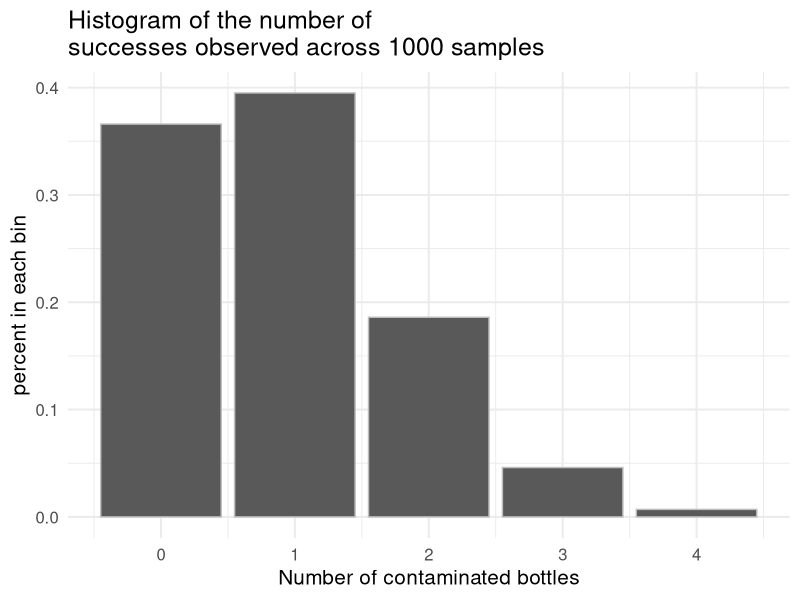
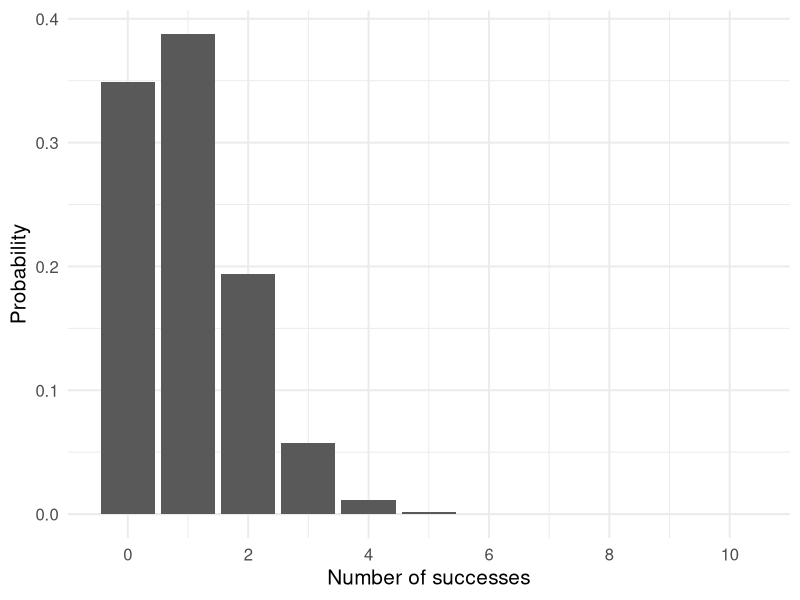
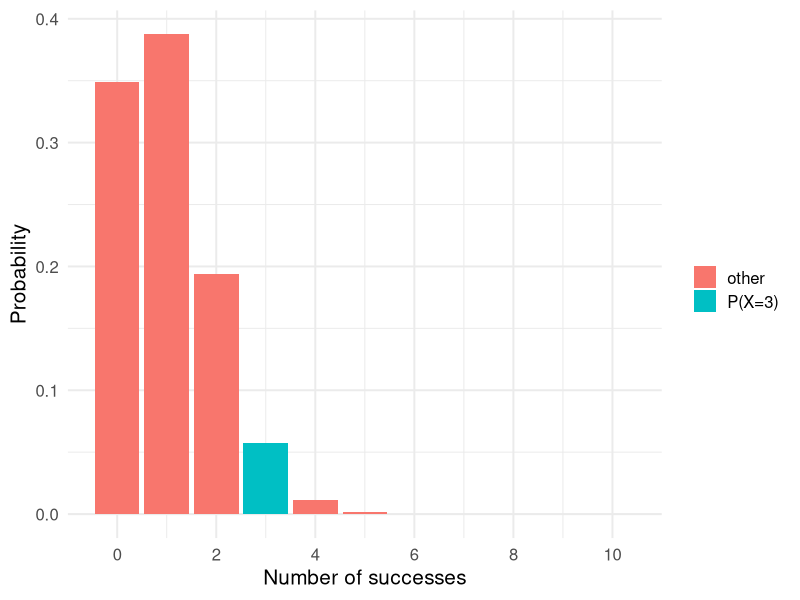
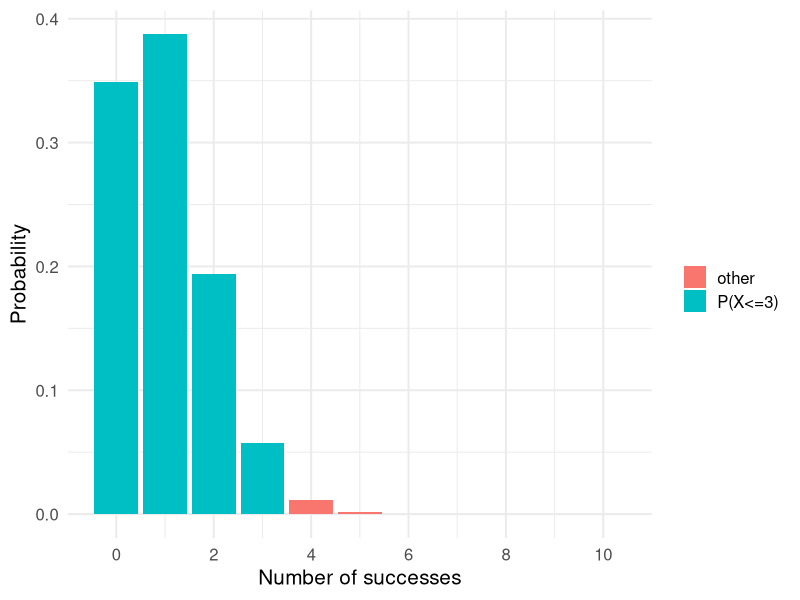
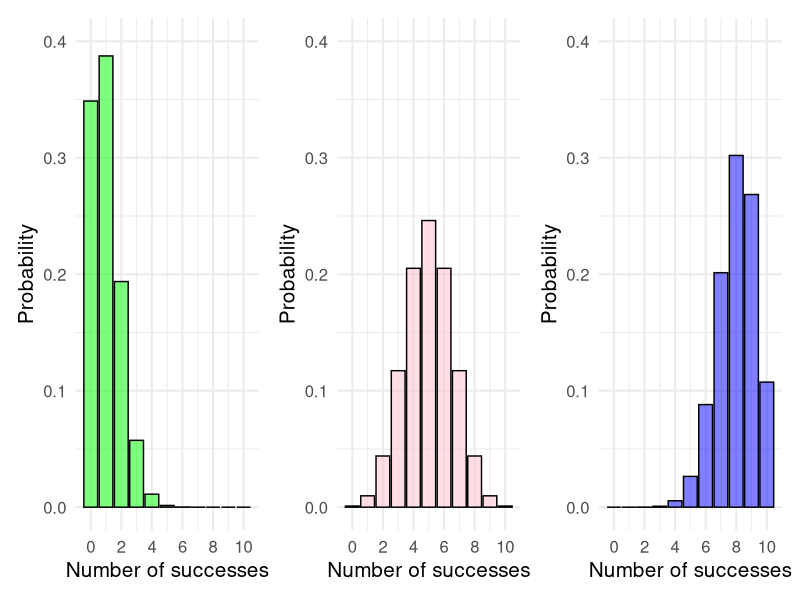
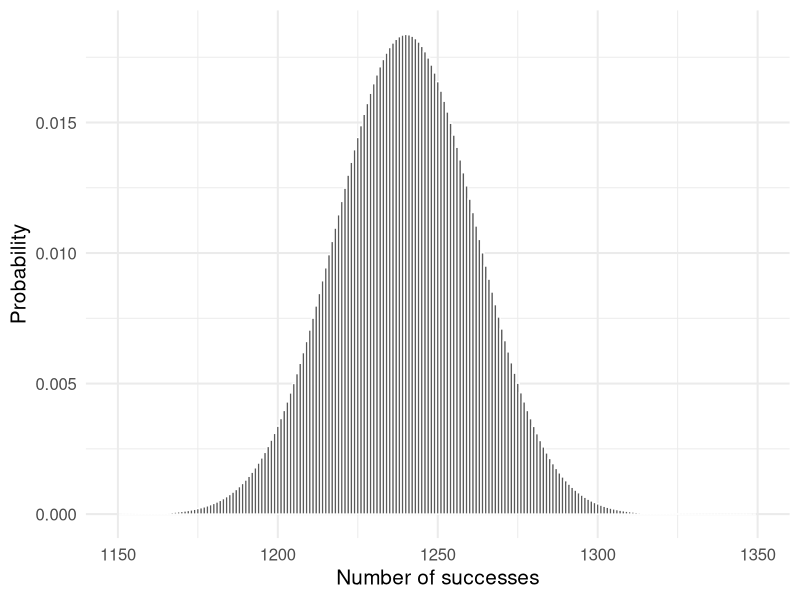

Write the R code that produced these figures, in order.
## ---- chunk 1
library(knitr) # for include_graphics() 
library(dplyr)
library(tidyverse)

#don't need to worry about knowing these libraries
library(jpeg)
library(grid)
## ---- chunk 2
dbinom(1,size=2,prob=0.29)
## ---- chunk 3
container.id <- 1:10000
benzene <- c(rep(0, 9000), rep(1, 1000))
pop_data <- data.frame(container.id, benzene)
## ---- chunk 4
# Calculate the population number of bottles contaminated by benzene and the 
# population mean proportion
pop_stats <- pop_data %>% summarize(pop_num_successes = sum(benzene),
                                    pop_mean = mean(benzene))

pop_stats
## ---- chunk 5
# first sample
set.seed(1)
sample_data <- pop_data %>% sample_n(10)
sample_data %>% summarize(sample_num_successes = sum(benzene),
                          sample_mean = mean(benzene))
## ---- chunk 6
# students, you don't need to understand the new parts of this code (i.e., how
# to write a function, or use `replicate`, `lapply`, or `bind_rows`)

calc_sample_stats <- function(df) {
  df %>% 
    summarize(sample_proportion = mean(benzene),
              sample_num_successes = sum(benzene))
}

many.sample.stats <- replicate(1000, sample_n(pop_data, 10), simplify = F) %>%
  lapply(., calc_sample_stats) %>%
  bind_rows() %>%
  mutate(sample.id = 1:n())
## ---- chunk 7
head(many.sample.stats)
## ---- chunk 8
aggregated.stats <- many.sample.stats %>% 
  group_by(sample_num_successes) %>% 
  summarize(percent = n()/1000)
## ---- chunk 9
aggregated.stats
## ---- chunk 10
# note: We want a histogram, but R is interpreting these data as a bar chart
# this is, we don't want space between the bars because the x variable is quantitative. 

ggplot(aggregated.stats, aes(x = as.numeric(sample_num_successes), y = percent)) + 
  geom_histogram(col = "grey", stat = "identity") +
  theme_minimal(base_size = 15) + 
  labs(title = "Histogram of the number of \nsuccesses observed across 1000 samples",
       x = "Number of contaminated bottles", y = "percent in each bin") +
  scale_x_continuous(labels = 0:5, breaks = 0:5)
## ---- chunk 11
dbinom(x = 1, size = 10, prob = 0.1)
## ---- chunk 12
choose(10, 2)
## ---- chunk 13
choices<- cbind(choose(10, 0),
choose(10, 1),
choose(10, 2),
choose(10, 3),
choose(10, 4),
choose(10, 5),
choose(10, 6),
choose(10, 7),
choose(10, 8),
choose(10, 9),
choose(10, 10))
choices
## ---- chunk 14
dbinom(x = 3, size = 10, prob = 0.1)
## ---- chunk 15
dbinom(x = 3, size = 10, prob = 0.1)
pbinom(q = 3, size = 10, prob = 0.1)
## ---- chunk 16
#students, don't worry about this code
point.probs <- rep(NA, 11)

for(i in 1:11) {
  point.probs[i] <- dbinom(x = i-1, size = 10, prob = 0.1)
}

ggplot(data.frame(point.probs), aes(x = 0:10, y = point.probs)) +
  geom_histogram(stat = "identity", binwidth = 1) +
  labs(y = "Probability",
       x = "Number of successes") +
  theme_minimal(base_size = 15) +
  scale_x_continuous(breaks = c(0, 2, 4, 6, 8, 10))

## ---- chunk 17
ggplot(data.frame(point.probs), aes(x = 0:10, y = point.probs)) +
  geom_histogram(stat = "identity", binwidth = 1, aes(fill = as.factor(round(point.probs, 2) == 0.06 ))) +
  labs(y = "Probability",
       x = "Number of successes") +
  theme_minimal(base_size = 15) +
  scale_x_continuous(breaks = c(0, 2, 4, 6, 8, 10)) + 
  scale_fill_discrete(labels = c("other", "P(X=3)"), breaks = c(FALSE, TRUE), name = "")
## ---- chunk 18
dbinom(x = 3, size = 10, prob = 0.1)
## ---- chunk 19
ggplot(data.frame(point.probs), aes(x = 0:10, y = point.probs)) +
  geom_histogram(stat = "identity", binwidth = 1, aes(fill = as.factor(round(point.probs, 2) >= 0.06 ))) +
  labs(y = "Probability",
       x = "Number of successes") +
  theme_minimal(base_size = 15) +
  scale_x_continuous(breaks = c(0, 2, 4, 6, 8, 10)) + 
  scale_fill_discrete(labels = c("other", "P(X<=3)"), breaks = c(FALSE, TRUE), name = "")
## ---- chunk 20
pbinom(q = 3, size = 10, prob = 0.1)
## ---- chunk 21
#students, don't worry about this code
point.probs <- rep(NA, 11)
point.probs2 <- rep(NA, 11)
point.probs3 <- rep(NA, 11)

for(i in 1:11) {
  point.probs[i] <- dbinom(x = i-1, size = 10, prob = 0.5)
  point.probs2[i] <- dbinom(x = i-1, size = 10, prob = 0.10)
  point.probs3[i] <- dbinom(x = i-1, size = 10, prob = 0.80)
}

probs <- data.frame(point.probs, point.probs2, point.probs3)

plot1 <- ggplot(probs, aes(x = 0:10, y = point.probs)) +
  geom_histogram(stat = "identity", binwidth = 1, fill = "pink", alpha = 0.5, col = "black") +
  labs(y = "Probability",
       x = "Number of successes") +
  theme_minimal(base_size = 15) +
  scale_y_continuous(limits = c(0, 0.4)) +
  scale_x_continuous(breaks = c(0, 2, 4, 6, 8, 10))

plot2 <- ggplot(probs, aes(x = 0:10, y = point.probs2)) +
  geom_histogram(stat = "identity", binwidth = 1, fill = "green", alpha = 0.5, col = "black") +
  labs(y = "Probability",
       x = "Number of successes") +
  theme_minimal(base_size = 15) +
  scale_y_continuous(limits = c(0, 0.4)) +
  scale_x_continuous(breaks = c(0, 2, 4, 6, 8, 10))

plot3 <- ggplot(probs, aes(x = 0:10, y = point.probs3)) +
  geom_histogram(stat = "identity", binwidth = 1, fill = "blue", alpha = 0.5, col = "black") +
  labs(y = "Probability",
       x = "Number of successes") +
  theme_minimal(base_size = 15) +
  scale_y_continuous(limits = c(0, 0.4)) + 
  scale_x_continuous(breaks = c(0, 2, 4, 6, 8, 10))


library(patchwork)

plot2 + plot1 + plot3 + plot_layout(ncol = 3)
## ---- chunk 22
#students, don't worry about this code
point.probs.2k <- rep(NA, 2001)

for(i in 1:2001) {
  point.probs.2k[i] <- dbinom(x = i-1, size = 2000, prob = 0.62)
}

zoomed.out <- ggplot(data.frame(point.probs.2k), aes(x = 0:2000, y = point.probs.2k)) +
  geom_histogram(stat = "identity", binwidth = 1) +
  labs(y = "Probability",
       x = "Number of successes") +
  theme_minimal(base_size = 15) 

zoomed.in <- ggplot(data.frame(point.probs.2k), aes(x = 0:2000, y = point.probs.2k)) +
  geom_histogram(stat = "identity", binwidth = 1, col = "white") +
  labs(y = "Probability",
       x = "Number of successes") +
  theme_minimal(base_size = 15) +
  scale_x_continuous(limits = c(1150, 1350))

#zoomed.out + zoomed.in + plot_layout(ncol = 2)

zoomed.in
## ---- chunk 23
#students, no need to know how to write this code.
cumulative.prob <- 0
 
for(i in 1218:1262){
  cumulative.prob <- cumulative.prob + point.probs.2k[i]
}

cumulative.prob
## ---- chunk 24
#students, no need to know how to write this code.
cumulative.prob.2 <- 0
 
for(i in 1197:1283){
  cumulative.prob.2 <- cumulative.prob.2 + point.probs.2k[i]
}

cumulative.prob.2
## ---- chunk 25
# write the Normal code
1- pnorm(q = 1250, mean = 1240 , sd = 21.70714)
## ---- chunk 26
# write the binomial code and see how well the approximation is
1 - pbinom(q = 1249, size = 2000, prob = 0.62)
